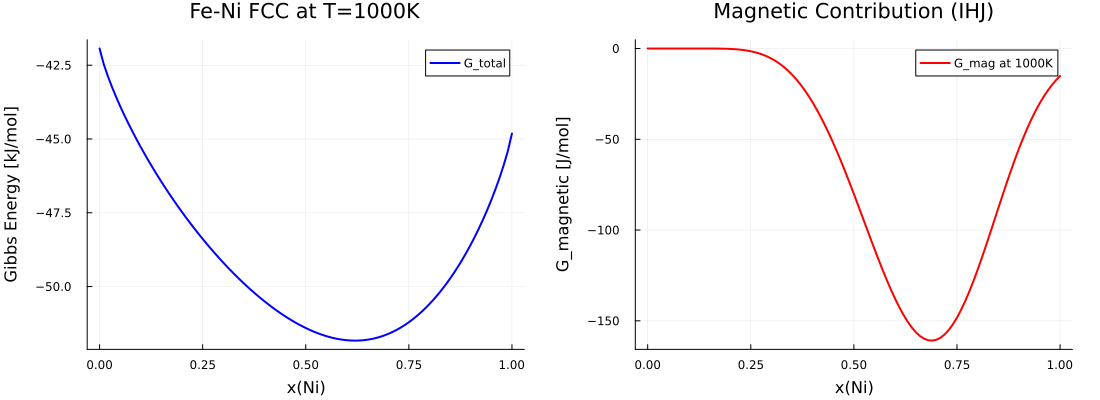

Write the Julia code that produced this figure.
# SPDX-License-Identifier: GPL-3.0-or-later
# Copyright (C) 2026 Hiroharu Sugawara
# Part of OpenCALPHAD.jl - Example: Fe-Ni Gibbs energy with magnetic contribution
#
# Plot FCC_A1 Gibbs energy curve for the Fe-Ni system,
# showing the effect of the magnetic contribution
# (Inden-Hillert-Jarl model).
#
# Uses FENI_clean.TDB (SSOL2-based, MQ& parameters removed).
#
# Usage:
#   julia --project examples/103_gibbs_energy_feni.jl

using OpenCALPHAD
using Plots

# Load Fe-Ni thermodynamic database
tdb_path = joinpath(@__DIR__, "..", "reftest", "tdb", "FENI_clean.TDB")
db = read_tdb(tdb_path)
fcc = get_phase(db, "FCC_A1")

# Temperature for calculation
T = 1000.0  # K

println("=" ^ 60)
println("Fe-Ni FCC Gibbs Energy at T=$(Int(T))K")
println("=" ^ 60)

# Scan composition to get G(x) curve
solver = GridSearchSolver(n_points = 101)
scan = scan_composition(fcc, T, db, solver)

# Calculate magnetic contribution separately
n_points = 101
x_grid = range(0.0, 1.0, length = n_points)
G_mag = Float64[]
for x in x_grid
    y = OpenCALPHAD.make_y_matrix(fcc, x)
    push!(G_mag, calculate_magnetic_energy(fcc, T, y, db))
end

println("\nMagnetic contribution at selected compositions:")
for x in [0.0, 0.3, 0.5, 0.7, 1.0]
    y = OpenCALPHAD.make_y_matrix(fcc, x)
    gm = calculate_magnetic_energy(fcc, T, y, db)
    gt = calculate_gibbs_energy(fcc, T, y, db)
    println(
        "  x(Ni)=$(x): G_mag=$(round(gm, digits=1)) J/mol, " *
        "G_total=$(round(gt, digits=1)) J/mol",
    )
end

# Plot 1: Total Gibbs energy
p1 = plot(
    scan.x_grid, scan.G_values ./ 1000,
    xlabel = "x(Ni)",
    ylabel = "Gibbs Energy [kJ/mol]",
    title = "Fe-Ni FCC at T=$(Int(T))K",
    linewidth = 2,
    label = "G_total",
    color = :blue,
    legend = :topright,
    size = (600, 400),
)

# Plot 2: Magnetic contribution
p2 = plot(
    collect(x_grid), G_mag,
    xlabel = "x(Ni)",
    ylabel = "G_magnetic [J/mol]",
    title = "Magnetic Contribution (IHJ)",
    linewidth = 2,
    label = "G_mag at $(Int(T))K",
    color = :red,
    legend = :topright,
    size = (600, 400),
)

# Combined plot
p_combined = plot(p1, p2, layout = (1, 2), size = (1100, 400),
    margin = 5Plots.mm)

output_path = joinpath(@__DIR__, "103_gibbs_energy_feni.png")
savefig(p_combined, output_path)
println("\nSaved: $output_path")

# Fortran reference check
println("\n" * "-" ^ 60)
println("Fortran reference (oc6P v6.100):")
println("  T=1000K, x(Ni)=0.3: G = -49189.449 J/mol")
y_ref = OpenCALPHAD.make_y_matrix(fcc, 0.3)
G_ref = calculate_gibbs_energy(fcc, 1000.0, y_ref, db)
println("  Julia:              G = $(round(G_ref, digits=3)) J/mol")
println("  Difference: $(round(abs(G_ref - (-49189.449)), digits=3)) J/mol")

display(p_combined)
